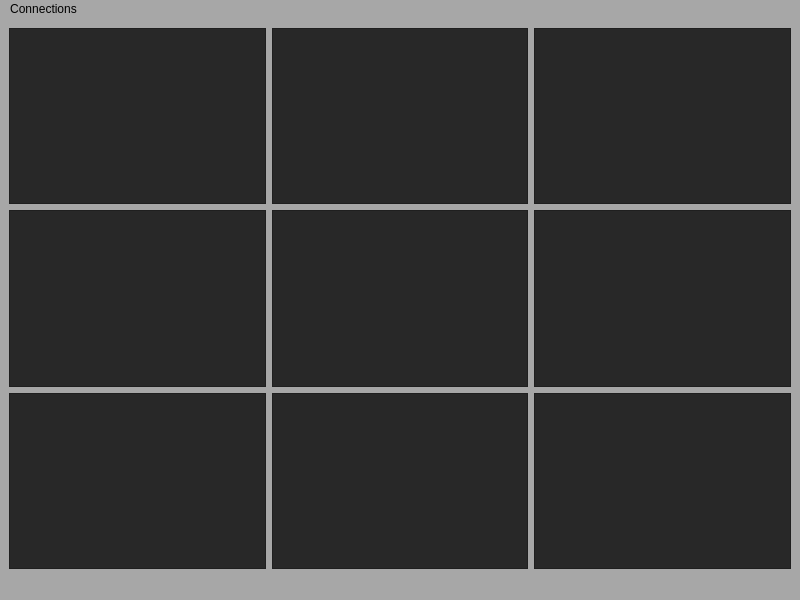
<?xml version="1.0" encoding="UTF-8"?>
<ui version="4.0">
 <class>MainWindow</class>
 <widget class="QMainWindow" name="MainWindow">
  <property name="geometry">
   <rect>
    <x>0</x>
    <y>0</y>
    <width>800</width>
    <height>600</height>
   </rect>
  </property>
  <property name="windowTitle">
   <string>MainWindow</string>
  </property>
  <property name="styleSheet">
   <string notr="true">QWidget {
	background-color: #a7a7a7;
}

QLabel {
	background-color: #282828;
}</string>
  </property>
  <widget class="QWidget" name="centralwidget">
   <layout class="QGridLayout" name="gridLayout">
    <item row="0" column="0">
     <widget class="ShapeLabel" name="cell_0">
      <property name="frameShape">
       <enum>QFrame::StyledPanel</enum>
      </property>
      <property name="text">
       <string/>
      </property>
     </widget>
    </item>
    <item row="0" column="1">
     <widget class="ShapeLabel" name="cell_1">
      <property name="frameShape">
       <enum>QFrame::StyledPanel</enum>
      </property>
      <property name="text">
       <string/>
      </property>
     </widget>
    </item>
    <item row="0" column="2">
     <widget class="ShapeLabel" name="cell_2">
      <property name="frameShape">
       <enum>QFrame::StyledPanel</enum>
      </property>
      <property name="text">
       <string/>
      </property>
     </widget>
    </item>
    <item row="1" column="0">
     <widget class="ShapeLabel" name="cell_3">
      <property name="frameShape">
       <enum>QFrame::StyledPanel</enum>
      </property>
      <property name="text">
       <string/>
      </property>
     </widget>
    </item>
    <item row="1" column="1">
     <widget class="ShapeLabel" name="cell_4">
      <property name="frameShape">
       <enum>QFrame::StyledPanel</enum>
      </property>
      <property name="text">
       <string/>
      </property>
     </widget>
    </item>
    <item row="3" column="2">
     <widget class="ShapeLabel" name="cell_8">
      <property name="frameShape">
       <enum>QFrame::StyledPanel</enum>
      </property>
      <property name="text">
       <string/>
      </property>
     </widget>
    </item>
    <item row="1" column="2">
     <widget class="ShapeLabel" name="cell_5">
      <property name="frameShape">
       <enum>QFrame::StyledPanel</enum>
      </property>
      <property name="text">
       <string/>
      </property>
     </widget>
    </item>
    <item row="3" column="0">
     <widget class="ShapeLabel" name="cell_6">
      <property name="frameShape">
       <enum>QFrame::StyledPanel</enum>
      </property>
      <property name="text">
       <string/>
      </property>
     </widget>
    </item>
    <item row="3" column="1">
     <widget class="ShapeLabel" name="cell_7">
      <property name="frameShape">
       <enum>QFrame::StyledPanel</enum>
      </property>
      <property name="text">
       <string/>
      </property>
     </widget>
    </item>
   </layout>
  </widget>
  <widget class="QMenuBar" name="menubar">
   <property name="geometry">
    <rect>
     <x>0</x>
     <y>0</y>
     <width>800</width>
     <height>21</height>
    </rect>
   </property>
   <widget class="QMenu" name="menuConnections">
    <property name="title">
     <string>Connections</string>
    </property>
    <addaction name="actionSetAsServer"/>
    <addaction name="actionSetAsClient"/>
    <addaction name="actionConnect"/>
   </widget>
   <addaction name="menuConnections"/>
  </widget>
  <widget class="QStatusBar" name="statusbar"/>
  <action name="actionSetAsServer">
   <property name="text">
    <string>Set as server</string>
   </property>
  </action>
  <action name="actionSetAsClient">
   <property name="text">
    <string>Set as client</string>
   </property>
  </action>
  <action name="actionConnect">
   <property name="text">
    <string>Connect</string>
   </property>
  </action>
  <action name="actionDisconnect">
   <property name="text">
    <string>Disconnect</string>
   </property>
  </action>
 </widget>
 <customwidgets>
  <customwidget>
   <class>ShapeLabel</class>
   <extends>QLabel</extends>
   <header>shape_label.h</header>
  </customwidget>
 </customwidgets>
 <resources/>
 <connections/>
</ui>
